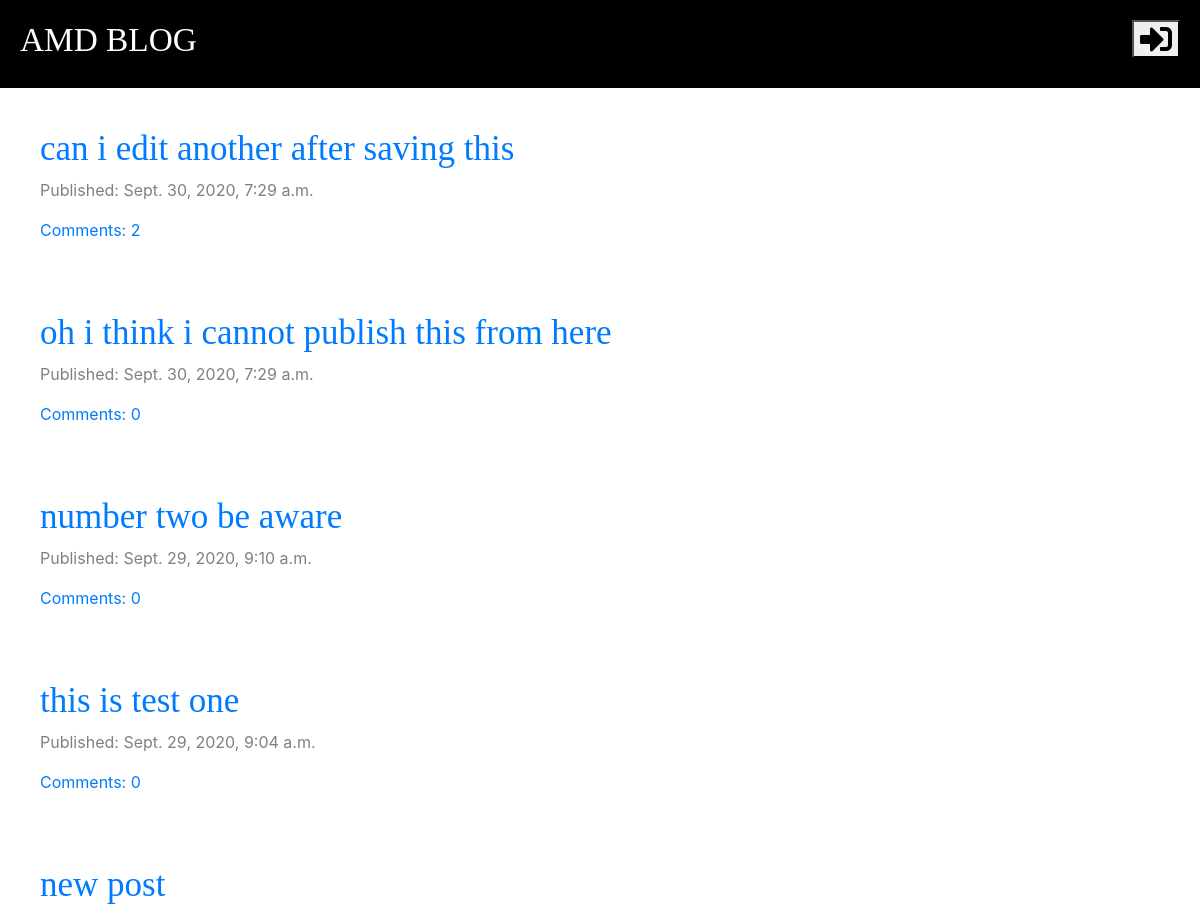
The app's page / (upper part), older data.
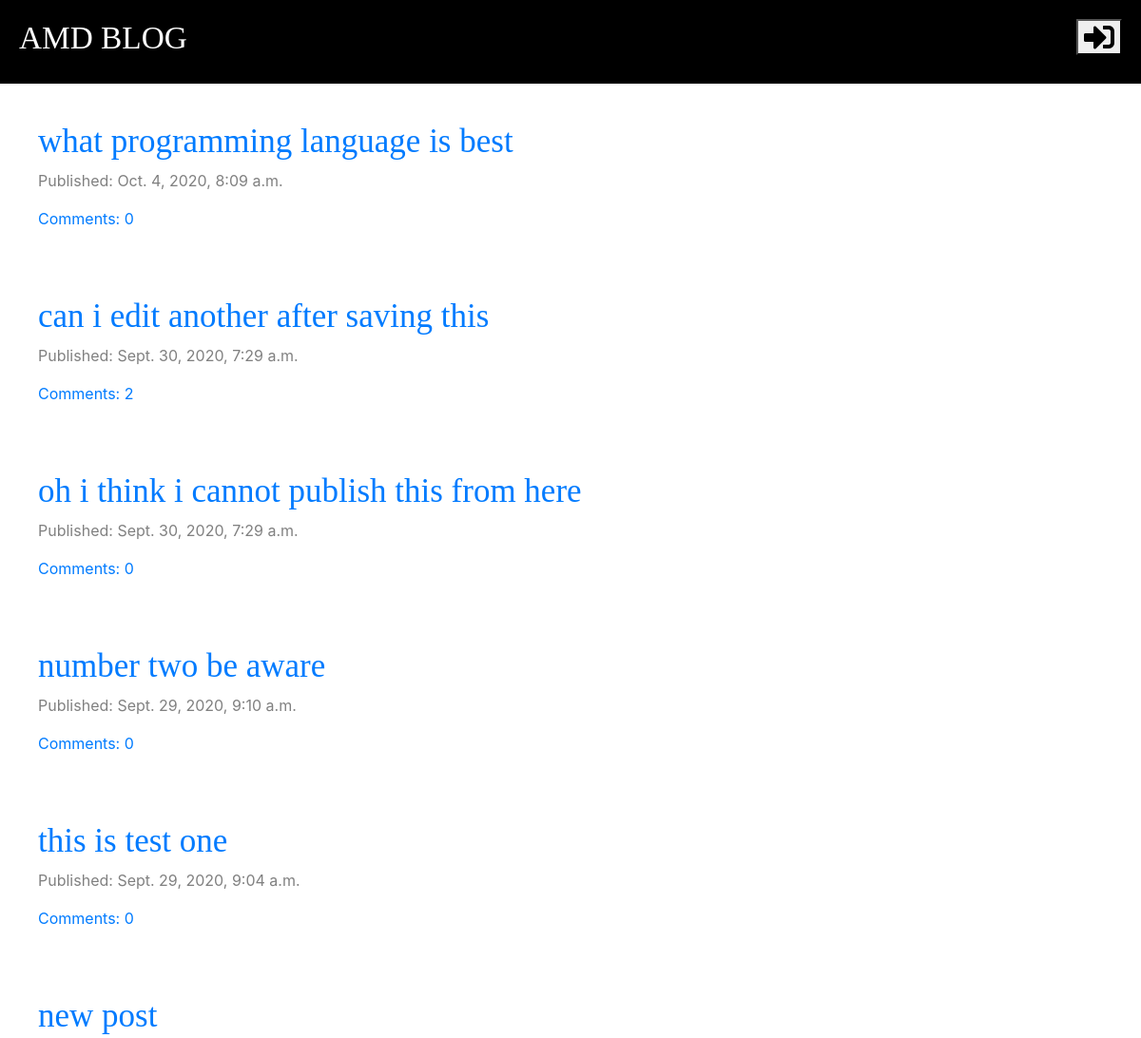
The same page, newer data.
### blog/models.py (models this page shows, shortened)
class Post(models.Model):
    author = models.ForeignKey('auth.User', on_delete=models.CASCADE)
    title = models.CharField(max_length=200)
    text = models.TextField()
    created_date = models.DateTimeField(default=timezone.now)
    published_date = models.DateTimeField(blank=True, null=True)
    def approved_comments(self):
        return self.comments.filter(approved=True)

### blog/views.py (the view)
# urls.py: path('', views.post_list, name='post_list'),
def post_list(request):
    posts = Post.objects.filter(published_date__lte=timezone.now()).order_by('-published_date')
    stuff_for_frontend = {'posts': posts}
    return render(request, 'blog/post_list.html', stuff_for_frontend)

### blog/templates/blog/post_list.html
{% extends "blog/base.html" %}
{% block content %}
    {% for post in posts %}
        <div class="post">
            <h2><a href="{% url 'post_detail' pk=post.pk%}">{{ post.title }}</a></h2>
            <div class="date">
                <p>Published: {{ post.published_date }}</p>
            </div>
            <a href="{% url 'post_detail' pk=post.pk %}">Comments: {{ post.approved_comments.count }}</a>
        </div>
    {% endfor %}
{% endblock content %}

Row changes from the older to the newer data that the page shows:
now on this page (row edited): Post: title "what programming language is best", published_date "Oct. 4, 2020, 8:09 a.m.", approved_comments.count "0"
